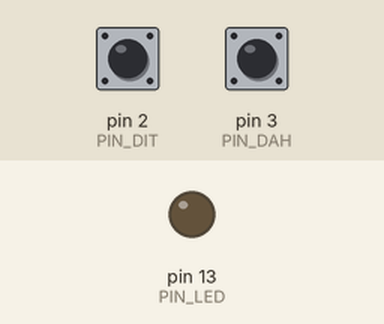
This sketch was run on a simulated Arduino Nano, built with avr-gcc and run on an emulated ATmega328P. Shown: output pins drawn as LEDs (lit = HIGH). Inputs (shaded band) come from the test bench; at power-on: pin 2 (PIN_DIT) HIGH, pin 3 (PIN_DAH) HIGH. MIDI output is not drawn.

Above: at 2.3 s.
2.4 s: pin 2 (PIN_DIT) pulled LOW for 0.15 s
At 2.48 s:
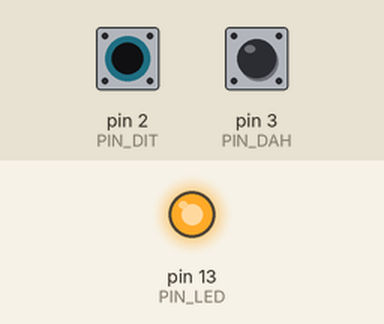
4.0 s: pin 2 (PIN_DIT) pulled LOW for 3.2 s
At 8.4 s:
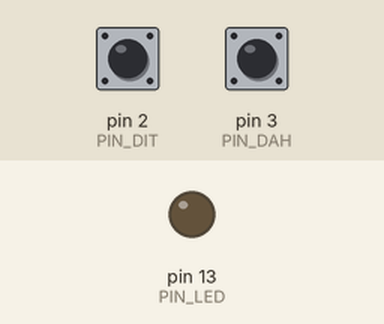
8.7 s: pin 3 (PIN_DAH) pulled LOW for 3.2 s
At 9.6 s:
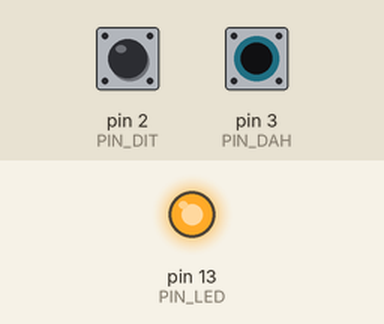
Timing chart, 0 to 13.4 s (numbered marks = the images above; inputs shaded):
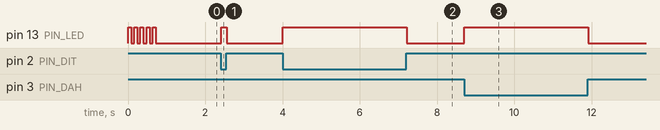

The sketch:

paddle_debug_Arduino_Nano.ino
```cpp
// Paddle Connection Debug Test - Arduino Nano version
// ATmega328P, CH340/FT232 USB-serial chip
//
// The Nano does NOT enumerate as a native USB-MIDI device.
// MIDI bytes go out over hardware Serial (TX pin 1, 31250 baud).
// On the PC side you need one of:
//   a) Hairless MIDI <-> Serial Bridge  (hairlessmidi.sourceforge.net)
//   b) ttymidi                          (linux: ttymidi -s /dev/ttyUSB0 -b 31250)
//   c) Any other serial-to-MIDI bridge
//
// Wire:
//   DIT paddle  ->  D2  (INPUT_PULLUP, GND on press)
//   DAH paddle  ->  D3  (INPUT_PULLUP, GND on press)
//   Common GND  ->  GND
//
// MIDI messages:
//   DIT pressed  -> Note On  ch1 note 60 vel 100
//   DIT released -> Note Off ch1 note 60 vel 0
//   DAH pressed  -> Note On  ch1 note 62 vel 100
//   DAH released -> Note Off ch1 note 62 vel 0
//
// Onboard LED (D13) mirrors any paddle press.

#include <MIDI.h>

#define PIN_DIT   2    // DIT (left)  paddle
#define PIN_DAH   3    // DAH (right) paddle
#define PIN_LED   13   // Onboard LED

#define NOTE_DIT  60   // Middle C
#define NOTE_DAH  62   // D
#define MIDI_CH   1
#define MIDI_VEL  100
#define DEBOUNCE_MS 10

MIDI_CREATE_DEFAULT_INSTANCE();

bool lastDit = false;
bool lastDah = false;

// ── helpers ──────────────────────────────────────────────────────────────────

void blink(uint8_t times, uint16_t onMs, uint16_t offMs) {
  for (uint8_t i = 0; i < times; i++) {
    digitalWrite(PIN_LED, HIGH); delay(onMs);
    digitalWrite(PIN_LED, LOW);  delay(offMs);
  }
}

void updateLed(bool dit, bool dah) {
  digitalWrite(PIN_LED, (dit || dah) ? HIGH : LOW);
}

// ── setup ────────────────────────────────────────────────────────────────────

void setup() {
  pinMode(PIN_DIT, INPUT_PULLUP);
  pinMode(PIN_DAH, INPUT_PULLUP);
  pinMode(PIN_LED, OUTPUT);

  MIDI.begin(MIDI_CHANNEL_OMNI);   // starts Serial at 31250 baud

  // Startup indication: 5 fast blinks
  blink(5, 80, 80);
  delay(300);
}

// ── loop ─────────────────────────────────────────────────────────────────────

void loop() {
  bool dit = !digitalRead(PIN_DIT);   // LOW = pressed (pull-up)
  bool dah = !digitalRead(PIN_DAH);

  // ── DIT ──────────────────────────────────────────────────────────────────
  if (dit != lastDit) {
    delay(DEBOUNCE_MS);
    dit = !digitalRead(PIN_DIT);      // re-read after debounce
    if (dit != lastDit) {
      if (dit) {
        MIDI.sendNoteOn(NOTE_DIT, MIDI_VEL, MIDI_CH);
      } else {
        MIDI.sendNoteOff(NOTE_DIT, 0, MIDI_CH);
      }
      lastDit = dit;
    }
  }

  // ── DAH ──────────────────────────────────────────────────────────────────
  if (dah != lastDah) {
    delay(DEBOUNCE_MS);
    dah = !digitalRead(PIN_DAH);
    if (dah != lastDah) {
      if (dah) {
        MIDI.sendNoteOn(NOTE_DAH, MIDI_VEL, MIDI_CH);
      } else {
        MIDI.sendNoteOff(NOTE_DAH, 0, MIDI_CH);
      }
      lastDah = dah;
    }
  }

  updateLed(lastDit, lastDah);

  delay(1);
}
```

Measured:
- after the input at 2.4 s, pin 13 (PIN_LED): LOW → HIGH at once, → LOW 0.15 s later
- after the input at 4.0 s, pin 13 (PIN_LED): LOW → HIGH at once, → LOW 3.2 s later
- after the input at 8.7 s, pin 13 (PIN_LED): LOW → HIGH at once, → LOW 3.2 s later
